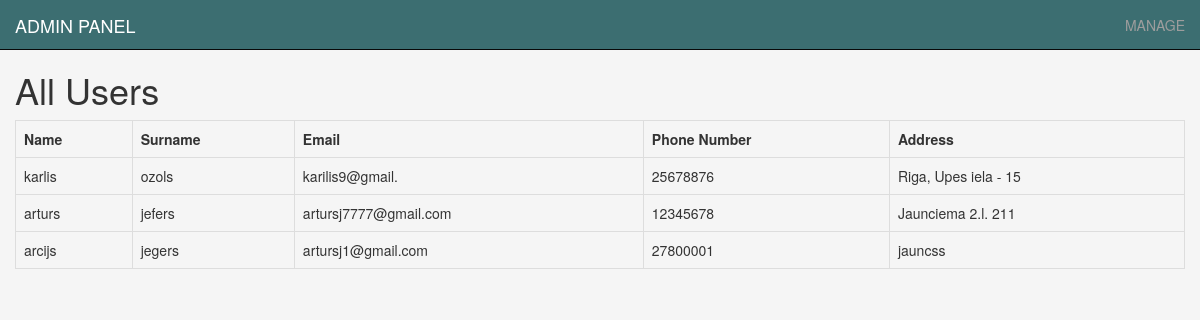
Page /adminpanel-customers.php on the committed database.
### tables this page shows
CREATE TABLE `users` (
  `user_id` int(10) NOT NULL,
  `name` varchar(20) NOT NULL,
  `surname` varchar(20) NOT NULL,
  `email` varchar(30) NOT NULL,
  `password` varchar(100) NOT NULL,
  `phone_nr` int(8) NOT NULL,
  `address` varchar(50) NOT NULL
);

### adminpanel-customers.php (the view, shortened to what this page needs)
<!DOCTYPE html>
<html>
	<head>
		<link rel="stylesheet" href="css/bootstrap.min.css"/>
		<link rel="stylesheet" type="text/css" href="css/profile.css">
	</head>
<body>
	<div class="navbar navbar-inverse navbar-fixed-top" style="background-color: #3C6E71; height: 50px;">
		<div class="container-fluid">
			<div class="navbar-header">
				<a href="adminpanel.php" class="navbar-brand">ADMIN PANEL</a>
			</div>
            <div class="collapse navbar-collapse" id="collapse">
			<ul class="nav navbar-nav navbar-right">
			<li><a href="#" id="categories_container" class="dropdown-toggle" data-toggle="dropdown">MANAGE</a>
					</li>
				</div>
				<h1>All Users</h1>
				<table cellpadding="2" cellspacing="2" border="2" class="table table-bordered">
						<tr>
						<th>Name</th>
						<th>Surname</th>
						<th>Email</th>
						<th>Phone Number</th>
						<th>Address</th>
						<?php
						require 'db.php';
						$data = mysqli_query($con,"Select * from users");
						while($row = mysqli_fetch_array($data)) {?>
						<tr>
						<td><?php echo  $row['name'];?></td>
						<td><?PHP echo  $row['surname']; ?></td>
						<td><?php echo  $row['email'];?></td>
						<td><?PHP echo  $row['phone_nr']; ?></td>
						<td><?PHP echo  $row['address']; ?></td>
						</tr>
						<?php } ?>
						</table>

### css/profile.css (style rules this page uses)
body { background-color: #F5F5F5; }

### rows in the picture
users: name "karlis", surname "ozols", email "karilis9@gmail.", phone_nr "25678876", address "Riga, Upes iela - 15"
users: name "arturs", surname "jefers", email "artursj7777@gmail.com", phone_nr "12345678", address "Jaunciema 2.l. 211"
users: name "arcijs", surname "jegers", email "artursj1@gmail.com", phone_nr "27800001", address "jauncss"
